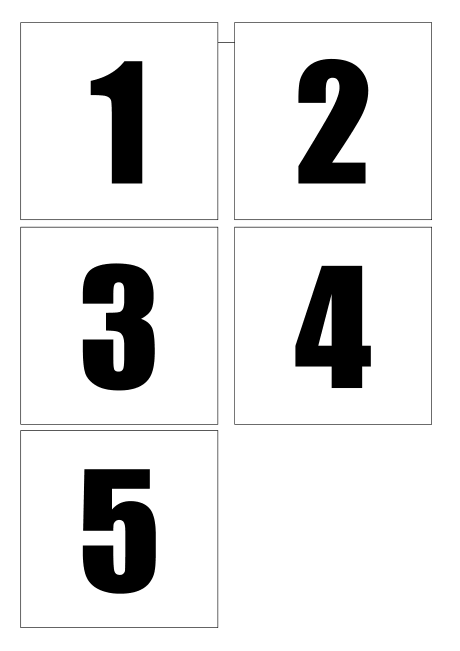
#> input picture img/number.png, 920 x 1302 px (shown at 1/2 size)
$ python '33.多边形逼近与凸包.py'
#> lines starting #> are read from the running program, lines starting #| are printed output that depends on the picture; after the words box and inside, x2 and y2 are one past the last pixel; in counts of white or black regions, pixels touching at a corner belong together
import cv2
import numpy as np

img = cv2.resize(cv2.imread("../img/number.png"), (450, 600))
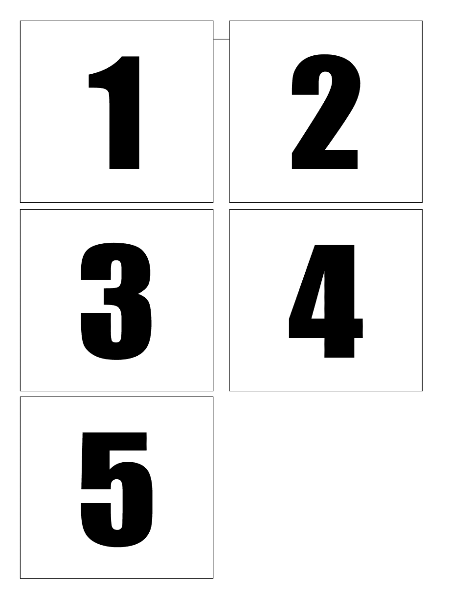
#> img: shape (600, 450, 3); min 0, max 255, mean 228.1

gray = cv2.cvtColor(img, cv2.COLOR_BGR2GRAY)
thresh, binary = cv2.threshold(gray, 150, 255, cv2.THRESH_BINARY)
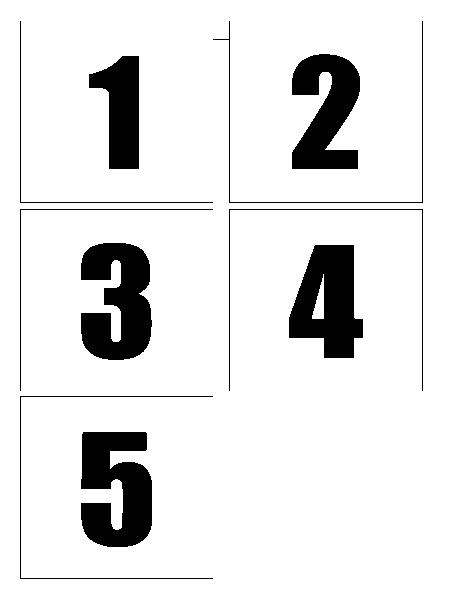
#> binary: shape (600, 450); 89.3% white; 10 black regions
contours, index = cv2.findContours(binary, cv2.RETR_TREE, cv2.CHAIN_APPROX_SIMPLE)
#> contours = 12 contours; largest, box (x1, y1, x2, y2) and area: (0, 0, 450, 600) 268951, (80, 431, 153, 548) 6374, (80, 242, 153, 361) 6195, (288, 244, 364, 359) 6041, (291, 53, 361, 170) 5382; index = [[-1, -1, 1, -1], [2, -1, -1, 0], [3, 1, -1, 0], [5, 2, 4, 0], [-1, -1, -1, 3], [6, 3, -1, 0], [7, 5, -1, 0], [8, 6, -1, 0], [9, 7, -1, 0], [10, 8, -1, 0], [11, 9, -1, 0], [-1, 10, -1, 0]]

img_copy = img.copy()
# 画出轮廓
cv2.drawContours(img_copy, contours, -1, (0, 0, 255), thickness=2)
# 使用多边形逼近，近似轮廓
approx = cv2.approxPolyDP(contours[3], 20, closed=True)
#> approx = [[315, 244], [354, 245], [353, 358], [288, 337]]
# drawContours使用的是三维轮廓数组
cv2.drawContours(img_copy, [approx], -1, (0, 255, 0), thickness=1)

# 计算凸包
hull = cv2.convexHull(contours[3])
#> hull = contour of 15 points, box (x1, y1, x2, y2) (288, 244, 364, 359), area 6810
cv2.drawContours(img_copy, [hull], -1, (255, 0, 0), thickness=2)
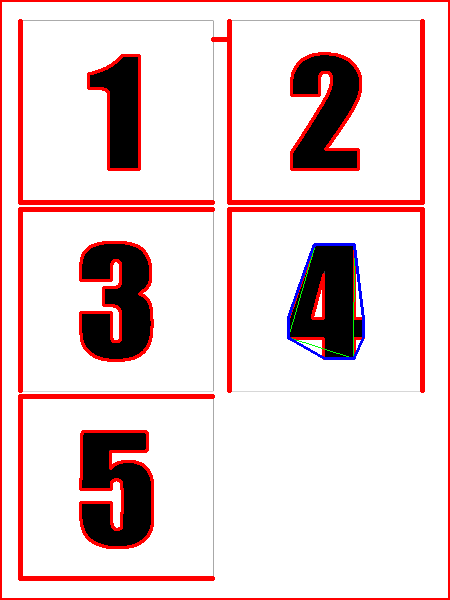
#> img_copy: shape (600, 450, 3); mean B, G, R 210.1, 209.5, 231.1

cv2.imshow("img_copy", img_copy)
cv2.waitKey(0)
cv2.destroyAllWindows()
